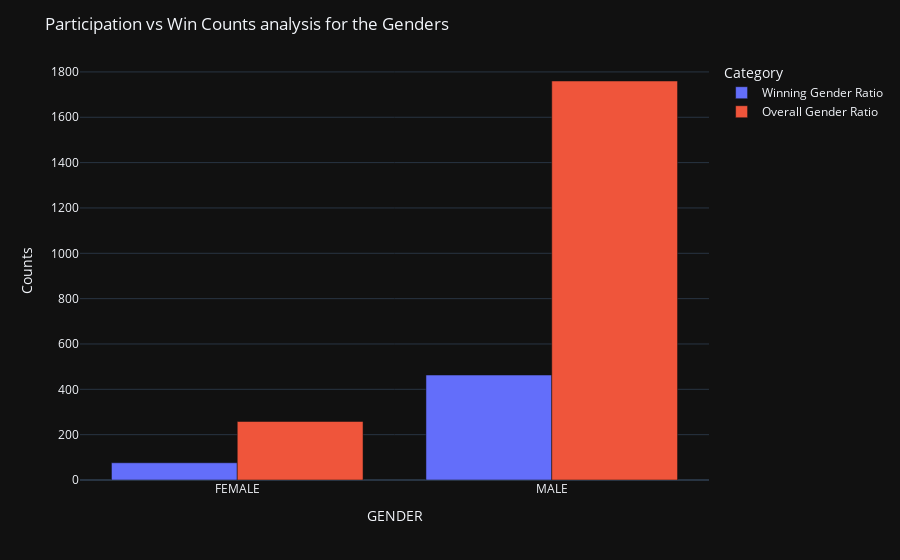

The notebook cell this image was saved under:
### Markdown cell above
# What is the Gender Ratio of the Contestants? Also the Gender Ratio of the Winners?

### Code cell
vote_gndr=vote[vote['PARTY']!='NOTA']
gndr_overall=vote_gndr.groupby('GENDER').apply(lambda x:x['NAME'].count()).reset_index(name='Counts')
gndr_overall['Category']='Overall Gender Ratio'
winners=vote_gndr[vote_gndr['WINNER']==1]
gndr_winner=winners.groupby('GENDER').apply(lambda x:x['NAME'].count()).reset_index(name='Counts')
gndr_winner['Category']='Winning Gender Ratio'
gndr_overl_win=pd.concat([gndr_winner,gndr_overall])
fig = px.bar(gndr_overl_win, x='GENDER', y='Counts',
             color='Category', barmode='group')
fig.update_layout(title_text='Participation vs Win Counts analysis for the Genders',template='plotly_dark')
fig.show()

### Figure 1 — Plotly figure (JSON) as saved in the notebook; plotly's stock layout.template omitted (floating-point values rounded to 4 significant figures)
{"data": [{"alignmentgroup": "True", "hovertemplate": "Category=Winning Gender Ratio<br>GENDER=%{x}<br>Counts=%{y}<extra></extra>", "legendgroup": "Winning Gender Ratio", "marker": {"color": "#636efa"}, "name": "Winning Gender Ratio", "offsetgroup": "Winning Gender Ratio", "orientation": "v", "showlegend": true, "textposition": "auto", "type": "bar", "x": ["FEMALE", "MALE"], "xaxis": "x", "y": [76, 463], "yaxis": "y"}, {"alignmentgroup": "True", "hovertemplate": "Category=Overall Gender Ratio<br>GENDER=%{x}<br>Counts=%{y}<extra></extra>", "legendgroup": "Overall Gender Ratio", "marker": {"color": "#EF553B"}, "name": "Overall Gender Ratio", "offsetgroup": "Overall Gender Ratio", "orientation": "v", "showlegend": true, "textposition": "auto", "type": "bar", "x": ["FEMALE", "MALE"], "xaxis": "x", "y": [258, 1760], "yaxis": "y"}], "layout": {"barmode": "group", "legend": {"title": {"text": "Category"}, "tracegroupgap": 0}, "margin": {"t": 60}, "title": {"text": "Participation vs Win Counts analysis for the Genders"}, "xaxis": {"anchor": "y", "domain": [0, 1], "title": {"text": "GENDER"}, "type": "category", "range": [-0.5, 1.5], "autorange": true}, "yaxis": {"anchor": "x", "domain": [0, 1], "title": {"text": "Counts"}, "type": "linear", "range": [0, 1853.0], "autorange": true}, "autosize": true}}
